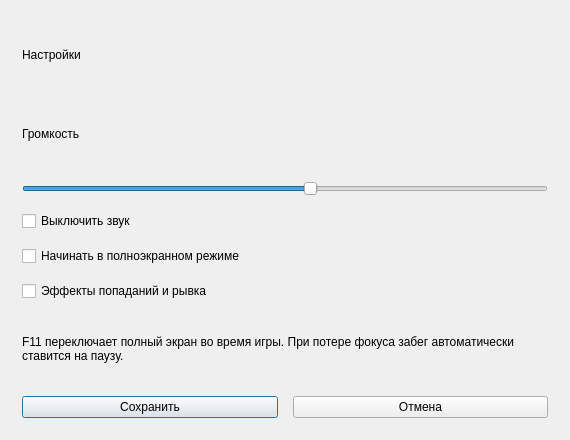
<?xml version='1.0' encoding='utf-8'?>
<ui version="4.0">
  <class>SettingsDialog</class>
  <widget class="QDialog" name="SettingsDialog">
    <property name="windowTitle">
      <string>Neon Arena — настройки</string>
    </property>
    <property name="geometry">
      <rect>
        <x>0</x>
        <y>0</y>
        <width>570</width>
        <height>440</height>
      </rect>
    </property>
    <layout class="QVBoxLayout" name="rootLayout">
      <property name="spacing">
        <number>15</number>
      </property>
      <property name="leftMargin">
        <number>22</number>
      </property>
      <property name="rightMargin">
        <number>22</number>
      </property>
      <property name="topMargin">
        <number>22</number>
      </property>
      <property name="bottomMargin">
        <number>22</number>
      </property>
      <item>
        <widget class="QLabel" name="titleLabel">
          <property name="text">
            <string>Настройки</string>
          </property>
          <property name="wordWrap">
            <bool>true</bool>
          </property>
        </widget>
      </item>
      <item>
        <widget class="QLabel" name="volumeLabel">
          <property name="text">
            <string>Громкость</string>
          </property>
          <property name="wordWrap">
            <bool>true</bool>
          </property>
        </widget>
      </item>
      <item>
        <widget class="QSlider" name="volumeSlider">
          <property name="orientation">
            <enum>Qt::Orientation::Horizontal</enum>
          </property>
          <property name="maximum">
            <number>100</number>
          </property>
          <property name="value">
            <number>55</number>
          </property>
        </widget>
      </item>
      <item>
        <widget class="QCheckBox" name="muteCheck">
          <property name="text">
            <string>Выключить звук</string>
          </property>
        </widget>
      </item>
      <item>
        <widget class="QCheckBox" name="fullscreenCheck">
          <property name="text">
            <string>Начинать в полноэкранном режиме</string>
          </property>
        </widget>
      </item>
      <item>
        <widget class="QCheckBox" name="particlesCheck">
          <property name="text">
            <string>Эффекты попаданий и рывка</string>
          </property>
        </widget>
      </item>
      <item>
        <widget class="QLabel" name="hintLabel">
          <property name="text">
            <string>F11 переключает полный экран во время игры. При потере фокуса забег автоматически ставится на паузу.</string>
          </property>
          <property name="wordWrap">
            <bool>true</bool>
          </property>
        </widget>
      </item>
      <item>
        <layout class="QHBoxLayout" name="dialogButtons">
          <item>
            <widget class="QPushButton" name="saveButton">
              <property name="text">
                <string>Сохранить</string>
              </property>
            </widget>
          </item>
          <item>
            <widget class="QPushButton" name="cancelButton">
              <property name="text">
                <string>Отмена</string>
              </property>
            </widget>
          </item>
        </layout>
      </item>
    </layout>
  </widget>
  <resources />
  <connections />
</ui>
